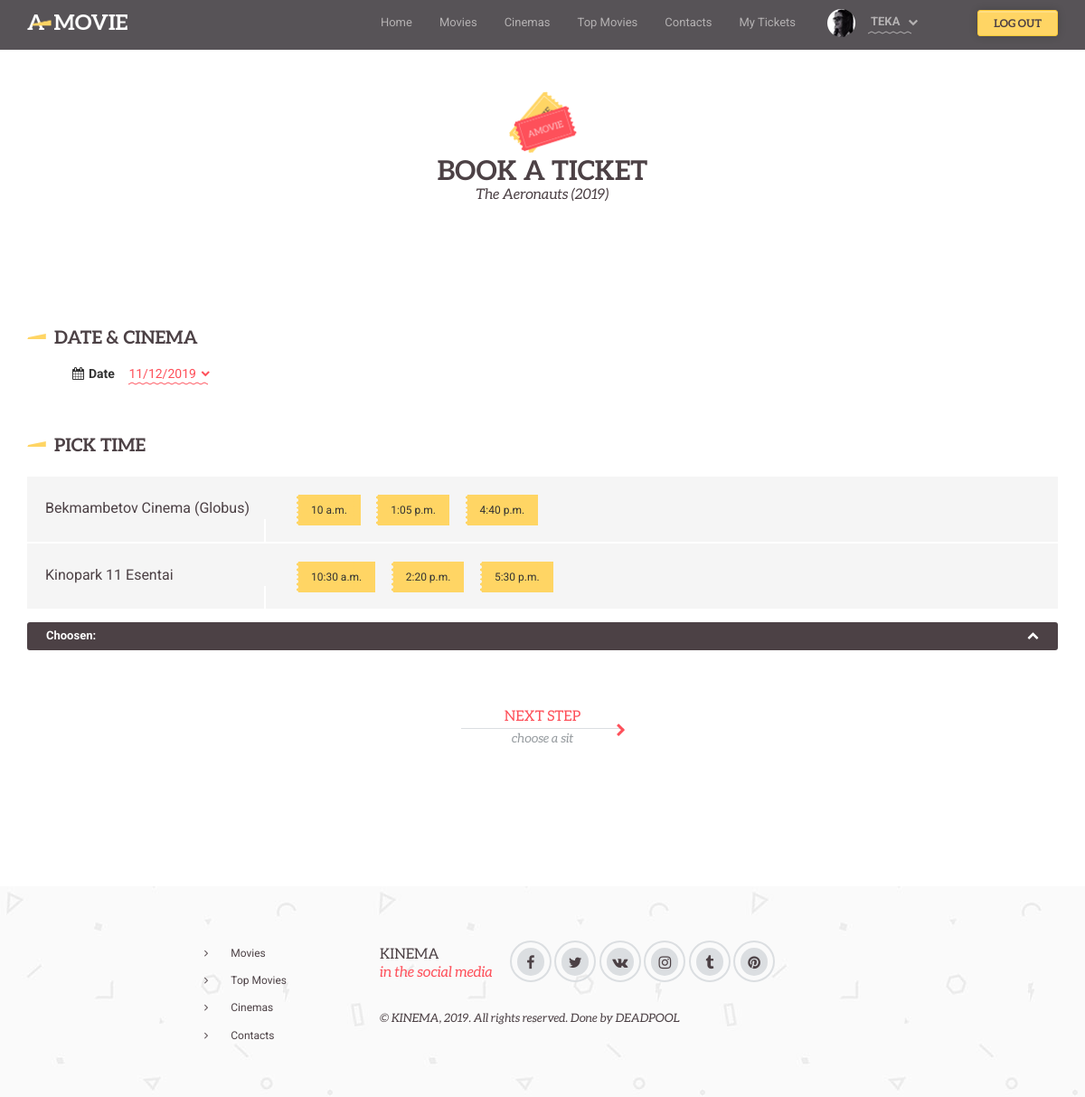
The app's page /buy_ticket/3 (signed in) with its own data.
### kinema/models.py (models this page shows, shortened)
class Movie(models.Model):
    name = models.CharField(max_length=75, db_index=True, verbose_name="Name", default="Movie Name")
    duration = models.DurationField(default=timedelta(), verbose_name="Duration")
    countries = models.ManyToManyField(Country, verbose_name="Countries")
    year = models.ForeignKey(Year, on_delete=models.CASCADE, verbose_name="Year")
    categories = models.ManyToManyField(Category, verbose_name="Categories")
    releas_date = models.DateTimeField(verbose_name="Release Date")
    director = models.ForeignKey(Director, verbose_name="Director", on_delete=models.CASCADE)
    actors = models.ManyToManyField(Actor, verbose_name="Actors")
    age_restrict = models.PositiveIntegerField(verbose_name="Age Restriction",  default=0)
    box_office = models.PositiveIntegerField(verbose_name="Box Office", default=1000)
    plot = models.TextField(verbose_name="The Plot", default="This is the plot of Movie")
    link_trailer = models.URLField(verbose_name="Link to Trailer", default="https://www.youtube.com/watch?v=hHW1oY26kxQ")
    link_poster = models.URLField(verbose_name="Link to Poster", default="https://www.quantabiodesign.com/wp-content/uploads/No-Photo-Available.jpg")
    class Meta:
        ordering = ['name']
        index_together = [
            ['id', 'name']
        ]
        verbose_name = "Movie"
        verbose_name_plural = "Movies"

class Year(models.Model):
    value = models.PositiveIntegerField(db_index=True, verbose_name="Year", default=2000)
    def __str__(self):
        return str(self.value)
    class Meta:
        ordering = ['value']
        index_together = [
            ['id', 'value']
        ]
        verbose_name = "Year"
        verbose_name_plural = "Years"

class CinemaMovie(models.Model):
    cinema = models.ForeignKey(Cinema, verbose_name="Cinema", related_name="cinema_m", on_delete=models.CASCADE)
    movie = models.ForeignKey(Movie, verbose_name="Movie", related_name="movie_c", on_delete=models.CASCADE)
    class Meta:
        ordering = ['cinema']
        verbose_name = "Show Time List"
        verbose_name_plural = "Show Time Lists"
    @property
    def times(self):
        return ShowTime.objects.filter(cinema_movie=self)

class Cinema(models.Model):
    name = models.CharField(max_length=75, db_index=True, verbose_name="Name", default="Cinema Name")
    address = models.CharField(max_length=75, verbose_name="Adress", default="Address")
    phone = models.CharField(max_length=75, verbose_name="Phone", default="Phone")
    website = models.URLField(verbose_name="Link to Cinema Site", default="http://www.kinopark.kz/ru")
    def __str__(self):
        return self.name
    class Meta:
        ordering = ['name']
        verbose_name = "Cinema"
        verbose_name_plural = "Cinemas"

class ShowTime(models.Model):
    cinema_movie = models.ForeignKey(CinemaMovie, verbose_name="Cinema Movie", related_name="cinema_movie", on_delete=models.CASCADE)
    time = models.TimeField(auto_now=False, auto_now_add=False, verbose_name="Show Time")

### kinema/views.py (the view)
# urls.py: path('buy_ticket/<int:id>', views.BuyTicket, name='BuyTicket'),
def BuyTicket(request, id):
    return render(request, 'kinema/book1.html', {'movie': get_object_or_404(Movie, id=id),
                                                 'cinemas': CinemaMovie.objects.filter(movie=get_object_or_404(Movie, id=id))})

### kinema/templates/kinema/book1.html (shortened to what this page needs)
{% extends 'kinema/wrapper.html' %}
{% load static %}
{% block content %}
<section class="container" style="margin-top: 100">
    <div class="order-container">
        <div class="order">
            <img class="order__images" alt='' src="/static/images/tickets.png">
            <p class="order__title">Book a ticket <br><span class="order__descript">{{movie.name}} ({{movie.year}})</span></p>
        </div>
    </div>
</section>
<section class="container">
    <div class="col-sm-12">
        <h2 class="page-heading">Date & Cinema</h2>
        <div class="choose-container choose-container--short">
            <div class="datepicker">
              <span class="datepicker__marker"><i class="fa fa-calendar"></i>Date</span>
              <input type="text" id="datepicker" value='11/12/2019' class="datepicker__input">
            </div>
        </div>
        <h2 class="page-heading">Pick time</h2>
        <div class="time-select time-select--wide">
                {%for c in cinemas%}
                <div class="time-select__group group--first">
                    <div class="col-sm-3">
                        <p class="time-select__place" data-cinema="{{c.cinema}}">{{c.cinema}}</p>
                    </div>
                    <ul class="col-sm-6 items-wrap">
                        {%for t in c.times %}
                        <li class="time-select__item" data-time='{{t.time}}'>{{t.time}}</li>
                        {%endfor%}
                    </ul>
                </div>
                {%endfor%}
            </div>
        <div class="choose-indector choose-indector--time">
            <strong>Choosen: </strong>
        </div>
    </div>
</section>
<form id='film-and-time' class="booking-form" method='post' action='/buy_ticket/{{movie.id}}/step2'>
    <div class="booking-pagination">
            <button type="submit" class="booking-pagination__next">
                <span class="arrow__text arrow--next">next step</span>
                <span class="arrow__info">choose a sit</span>
            </button>
    </div>
</form>
{% endblock %}

### kinema/templates/kinema/wrapper.html (shortened to what this page needs)
{% load static%}
<html>
<head>
        <link href="{% static "netdna.bootstrapcdn.com/font-awesome/4.0.3/css/font-awesome.css" %}" rel="stylesheet">
        <link href="{% static "css/gozha-nav.css" %}" rel="stylesheet" />
        <link href="{% static "css/external/jquery.selectbox.css" %}" rel="stylesheet" />
        <link href="/static/css/external/idangerous.swiper.css" rel="stylesheet" />
        <link href="/static/css/external/magnific-popup.css" rel="stylesheet" />
        <link rel="stylesheet" type="text/css" href="{% static "rs-plugin/css/settings.css" %}" media="screen" />
        <link href="{% static "css/style3860.css" %}" rel="stylesheet" />
</head>
<body>
    <div class="wrapper">
        <header class="header-wrapper header-wrapper--home">
            <div class="container">
                <a href='/' class="logo">
                    <img alt='logo' src="{% static "images/logo.png" %}">
                </a>
                <nav id="navigation-box">
                    <ul id="navigation">
                        <li><a href="/">Home</a></li>
                        <li><a href="/movies">Movies</a></li>
                        <li><a href="/cinemas">Cinemas</a></li>
                        <li><a href="/top-movies">Top Movies</a></li>
                        <li><a href="/contacts">Contacts</a></li>
                        <li><a href="/tickets">My Tickets</a></li>
                    </ul>
                </nav>
                <div class="control-panel">
                  {% if not request.user.is_authenticated %}
                    <a href="/auth/" class="btn btn--sign login-window">Sign in</a>
                    <a href="/reg/" class="btn btn-md btn--warning btn--book login-window">Sign Up</a>
                  {%else%}
                    <div class="auth auth--home">
                      <div class="auth__show">
                        <span class="auth__image">
                          <img alt="" src="/static/images/client-photo/auth.png">
                        </span>
                      </div>
                      <a class="btn btn--sign btn--singin">
                          {{request.user.username}}
                      </a>
                    </div>
                    <a href="/logout/" class="btn btn-md btn--warning btn--book btn-control--home login-window">Log Out</a>
                  {%endif%}
                </div>
            </div>
        </header>
        {% block content %}{% endblock %}
        <footer class="footer-wrapper">
            <section class="container">
                <div class="col-xs-4 col-md-2 footer-nav">
                </div>
                <div class="col-xs-4 col-md-2 footer-nav">
                    <ul class="nav-link">
                        <li><a href="/movies" class="nav-link__item">Movies</a></li>
                        <li><a href="/top-movies" class="nav-link__item">Top Movies</a></li>
                        <li><a href="/cinemas" class="nav-link__item">Cinemas</a></li>
                        <li><a href="/contacts" class="nav-link__item">Contacts</a></li>
                    </ul>
                </div>
                <div class="col-xs-12 col-md-6">
                    <div class="footer-info">
                        <p class="heading-special--small">KINEMA<br><span class="title-edition">in the social media</span></p>
                        <div class="social">
                            <a href='#' class="social__variant fa fa-facebook"></a>
                            <a href='#' class="social__variant fa fa-twitter"></a>
                            <a href='#' class="social__variant fa fa-vk"></a>
                            <a href='#' class="social__variant fa fa-instagram"></a>
                            <a href='#' class="social__variant fa fa-tumblr"></a>
                            <a href='#' class="social__variant fa fa-pinterest"></a>
                        </div>
                        <p class="copy">&copy; KINEMA, 2019. All rights reserved. Done by DEADPOOL</p>
                    </div>
                </div>
            </section>
        </footer>
      </div>
</body>
</html>

### kinema/static/css/gozha-nav.css (style rules this page uses)
body { font-family:Helvetica, sans-serif; }
#navigation-box { margin: 50px 0px 20px; padding: 10px; background-color:#212c43; min-height:60px; }
ul#navigation { float: right; min-width:200px; }
ul#navigation li { position: relative; padding: 4px; border-bottom: 1px solid #1b253b; }
ul#navigation li:last-child { border: none; }
ul#navigation > li { padding: 0; float: left; line-height: 36px; min-height: 36px; border: none; display: block; }
ul#navigation a { color: #fff; text-decoration: none; display: block; padding: 7px 0 8px; }
@media (min-width: 993px) { ul#navigation > li { padding: 0 15px; } }
@media (min-width: 993px) { ul#navigation li { border: none; } }
ul { list-style: none; margin: 0; padding: 0; }

### records on screen
Movie: name "The Aeronauts", year "2019"
CinemaMovie: cinema "Bekmambetov Cinema (Globus)"
ShowTime: time "10 a.m."
ShowTime: time "1:05 p.m."
ShowTime: time "4:40 p.m."
CinemaMovie: cinema "Kinopark 11 Esentai"
ShowTime: time "10:30 a.m."
ShowTime: time "2:20 p.m."
ShowTime: time "5:30 p.m."

### other values on screen
{{ request.user.username }} "TEKA"
